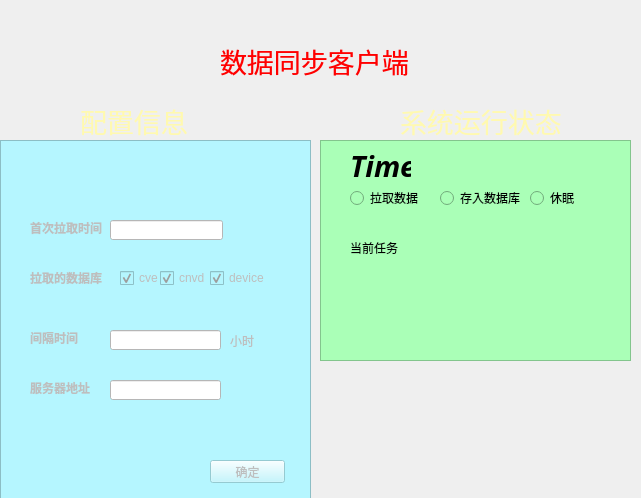
<?xml version="1.0" encoding="UTF-8"?>
<ui version="4.0">
 <class>main</class>
 <widget class="QWidget" name="main">
  <property name="geometry">
   <rect>
    <x>0</x>
    <y>0</y>
    <width>641</width>
    <height>498</height>
   </rect>
  </property>
  <property name="windowTitle">
   <string>数据同步客户端</string>
  </property>
  <property name="autoFillBackground">
   <bool>false</bool>
  </property>
  <property name="styleSheet">
   <string notr="true">#main{border-image:url(./bg.jpg);}</string>
  </property>
  <widget class="QLabel" name="Title">
   <property name="geometry">
    <rect>
     <x>220</x>
     <y>40</y>
     <width>211</width>
     <height>41</height>
    </rect>
   </property>
   <property name="font">
    <font>
     <family>Gautami</family>
     <pointsize>20</pointsize>
    </font>
   </property>
   <property name="styleSheet">
    <string notr="true">color: qlineargradient(spread:pad, x1:0, y1:0, x2:1, y2:0, stop:0 rgba(255, 0, 0, 255), stop:0.166 rgba(255, 255, 0, 255), stop:0.333 rgba(0, 255, 0, 255), stop:0.5 rgba(0, 255, 255, 255), stop:0.666 rgba(0, 0, 255, 255), stop:0.833 rgba(255, 0, 255, 255), stop:1 rgba(255, 0, 0, 255));</string>
   </property>
   <property name="text">
    <string>数据同步客户端</string>
   </property>
  </widget>
  <widget class="QFrame" name="frame">
   <property name="enabled">
    <bool>false</bool>
   </property>
   <property name="geometry">
    <rect>
     <x>0</x>
     <y>140</y>
     <width>311</width>
     <height>361</height>
    </rect>
   </property>
   <property name="styleSheet">
    <string notr="true">background-color: rgb(181, 246, 255);
</string>
   </property>
   <property name="frameShape">
    <enum>QFrame::StyledPanel</enum>
   </property>
   <property name="frameShadow">
    <enum>QFrame::Raised</enum>
   </property>
   <widget class="QPushButton" name="pushButton">
    <property name="geometry">
     <rect>
      <x>210</x>
      <y>320</y>
      <width>75</width>
      <height>23</height>
     </rect>
    </property>
    <property name="text">
     <string>确定</string>
    </property>
   </widget>
   <widget class="QLabel" name="label_3">
    <property name="geometry">
     <rect>
      <x>30</x>
      <y>80</y>
      <width>81</width>
      <height>16</height>
     </rect>
    </property>
    <property name="font">
     <font>
      <family>黑体</family>
      <weight>75</weight>
      <bold>true</bold>
     </font>
    </property>
    <property name="text">
     <string>首次拉取时间</string>
    </property>
   </widget>
   <widget class="QLabel" name="label_4">
    <property name="geometry">
     <rect>
      <x>30</x>
      <y>130</y>
      <width>81</width>
      <height>16</height>
     </rect>
    </property>
    <property name="font">
     <font>
      <family>黑体</family>
      <weight>75</weight>
      <bold>true</bold>
     </font>
    </property>
    <property name="text">
     <string>拉取的数据库</string>
    </property>
   </widget>
   <widget class="QLabel" name="label_5">
    <property name="geometry">
     <rect>
      <x>30</x>
      <y>190</y>
      <width>61</width>
      <height>16</height>
     </rect>
    </property>
    <property name="font">
     <font>
      <family>黑体</family>
      <weight>75</weight>
      <bold>true</bold>
     </font>
    </property>
    <property name="text">
     <string>间隔时间</string>
    </property>
   </widget>
   <widget class="QLineEdit" name="lineEdit">
    <property name="geometry">
     <rect>
      <x>110</x>
      <y>80</y>
      <width>113</width>
      <height>20</height>
     </rect>
    </property>
    <property name="styleSheet">
     <string notr="true">background-color: rgb(255, 255, 255);
</string>
    </property>
    <property name="readOnly">
     <bool>false</bool>
    </property>
   </widget>
   <widget class="QLineEdit" name="lineEdit_2">
    <property name="geometry">
     <rect>
      <x>110</x>
      <y>190</y>
      <width>111</width>
      <height>20</height>
     </rect>
    </property>
    <property name="styleSheet">
     <string notr="true">background-color: rgb(255, 255, 255);
</string>
    </property>
    <property name="readOnly">
     <bool>false</bool>
    </property>
   </widget>
   <widget class="QLabel" name="label_6">
    <property name="geometry">
     <rect>
      <x>30</x>
      <y>240</y>
      <width>71</width>
      <height>16</height>
     </rect>
    </property>
    <property name="font">
     <font>
      <family>黑体</family>
      <weight>75</weight>
      <bold>true</bold>
     </font>
    </property>
    <property name="text">
     <string>服务器地址</string>
    </property>
   </widget>
   <widget class="QLineEdit" name="lineEdit_4">
    <property name="geometry">
     <rect>
      <x>110</x>
      <y>240</y>
      <width>111</width>
      <height>20</height>
     </rect>
    </property>
    <property name="styleSheet">
     <string notr="true">background-color: rgb(255, 255, 255);
</string>
    </property>
    <property name="readOnly">
     <bool>false</bool>
    </property>
   </widget>
   <widget class="QCheckBox" name="cve">
    <property name="geometry">
     <rect>
      <x>120</x>
      <y>130</y>
      <width>71</width>
      <height>16</height>
     </rect>
    </property>
    <property name="text">
     <string>cve</string>
    </property>
    <property name="checked">
     <bool>true</bool>
    </property>
   </widget>
   <widget class="QCheckBox" name="cnvd">
    <property name="geometry">
     <rect>
      <x>160</x>
      <y>130</y>
      <width>71</width>
      <height>16</height>
     </rect>
    </property>
    <property name="text">
     <string>cnvd</string>
    </property>
    <property name="checked">
     <bool>true</bool>
    </property>
   </widget>
   <widget class="QCheckBox" name="device">
    <property name="geometry">
     <rect>
      <x>210</x>
      <y>130</y>
      <width>71</width>
      <height>16</height>
     </rect>
    </property>
    <property name="text">
     <string>device</string>
    </property>
    <property name="checked">
     <bool>true</bool>
    </property>
   </widget>
   <widget class="QLabel" name="label">
    <property name="geometry">
     <rect>
      <x>230</x>
      <y>190</y>
      <width>54</width>
      <height>21</height>
     </rect>
    </property>
    <property name="font">
     <font>
      <family>黑体</family>
     </font>
    </property>
    <property name="text">
     <string>小时</string>
    </property>
   </widget>
  </widget>
  <widget class="QFrame" name="frame_2">
   <property name="geometry">
    <rect>
     <x>320</x>
     <y>140</y>
     <width>311</width>
     <height>221</height>
    </rect>
   </property>
   <property name="styleSheet">
    <string notr="true">background-color: rgb(170, 255, 183);</string>
   </property>
   <property name="frameShape">
    <enum>QFrame::StyledPanel</enum>
   </property>
   <property name="frameShadow">
    <enum>QFrame::Raised</enum>
   </property>
   <widget class="QLabel" name="label_10">
    <property name="geometry">
     <rect>
      <x>30</x>
      <y>100</y>
      <width>61</width>
      <height>16</height>
     </rect>
    </property>
    <property name="text">
     <string>当前任务</string>
    </property>
   </widget>
   <widget class="QRadioButton" name="radioButton">
    <property name="geometry">
     <rect>
      <x>30</x>
      <y>50</y>
      <width>89</width>
      <height>16</height>
     </rect>
    </property>
    <property name="text">
     <string>拉取数据</string>
    </property>
   </widget>
   <widget class="QRadioButton" name="radioButton_2">
    <property name="geometry">
     <rect>
      <x>120</x>
      <y>50</y>
      <width>89</width>
      <height>16</height>
     </rect>
    </property>
    <property name="text">
     <string>存入数据库</string>
    </property>
   </widget>
   <widget class="QRadioButton" name="radioButton_3">
    <property name="geometry">
     <rect>
      <x>210</x>
      <y>50</y>
      <width>89</width>
      <height>16</height>
     </rect>
    </property>
    <property name="text">
     <string>休眠</string>
    </property>
   </widget>
   <widget class="QLabel" name="label_9">
    <property name="geometry">
     <rect>
      <x>30</x>
      <y>10</y>
      <width>61</width>
      <height>31</height>
     </rect>
    </property>
    <property name="font">
     <font>
      <family>Candara</family>
      <pointsize>22</pointsize>
      <weight>75</weight>
      <italic>true</italic>
      <bold>true</bold>
     </font>
    </property>
    <property name="text">
     <string>Time</string>
    </property>
   </widget>
  </widget>
  <widget class="QLabel" name="label_7">
   <property name="geometry">
    <rect>
     <x>400</x>
     <y>100</y>
     <width>171</width>
     <height>41</height>
    </rect>
   </property>
   <property name="font">
    <font>
     <family>黑体</family>
     <pointsize>20</pointsize>
    </font>
   </property>
   <property name="styleSheet">
    <string notr="true">color: rgb(255, 249, 176);</string>
   </property>
   <property name="text">
    <string>系统运行状态</string>
   </property>
  </widget>
  <widget class="QLabel" name="label_2">
   <property name="geometry">
    <rect>
     <x>80</x>
     <y>100</y>
     <width>121</width>
     <height>41</height>
    </rect>
   </property>
   <property name="font">
    <font>
     <family>黑体</family>
     <pointsize>20</pointsize>
    </font>
   </property>
   <property name="styleSheet">
    <string notr="true">color: rgb(255, 249, 176);</string>
   </property>
   <property name="text">
    <string>配置信息</string>
   </property>
  </widget>
 </widget>
 <resources/>
 <connections/>
</ui>
